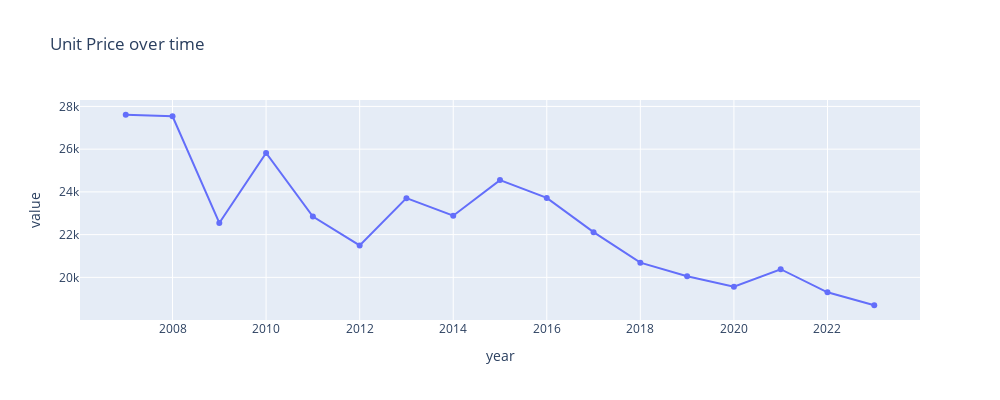

The notebook cell this image was saved under:
### Code cell
plot_time_series(
    area_df,
    temporal_smoothed_metric,
    group_by_columns,
    granularity_columns,
    f"Unit Price over time",
    # visible="legendonly",
    width=1000,
    height=400,
    showlegend=False
)

### Figure 1 — Plotly figure (JSON) as saved in the notebook; plotly's stock layout.template omitted (floating-point values rounded to 4 significant figures)
{"data": [{"hovertemplate": "variable=('Akita-ken Nikaho-shi', '5214')<br>year=%{x}<br>value=%{y}<extra></extra>", "legendgroup": "('Akita-ken Nikaho-shi', '5214')", "line": {"color": "#636efa", "dash": "solid"}, "marker": {"symbol": "circle"}, "mode": "lines+markers", "name": "('Akita-ken Nikaho-shi', '5214')", "orientation": "v", "showlegend": true, "type": "scatter", "x": [2007, 2008, 2009, 2010, 2011, 2012, 2013, 2014, 2015, 2016, 2017, 2018, 2019, 2020, 2021, 2022, 2023], "xaxis": "x", "y": [27610.0, 27540.0, 22550.0, 25820.0, 22850.0, 21500.0, 23710.0, 22880.0, 24550.0, 23720.0, 22110.0, 20690.0, 20050.0, 19560.0, 20380.0, 19300.0, 18690.0], "yaxis": "y"}], "layout": {"autosize": false, "height": 400, "hovermode": "closest", "legend": {"title": {"text": "variable"}, "tracegroupgap": 0}, "showlegend": false, "title": {"text": "Unit Price over time"}, "width": 1000, "xaxis": {"anchor": "y", "domain": [0, 1], "title": {"text": "year"}}, "yaxis": {"anchor": "x", "domain": [0, 1], "title": {"text": "value"}}}}
